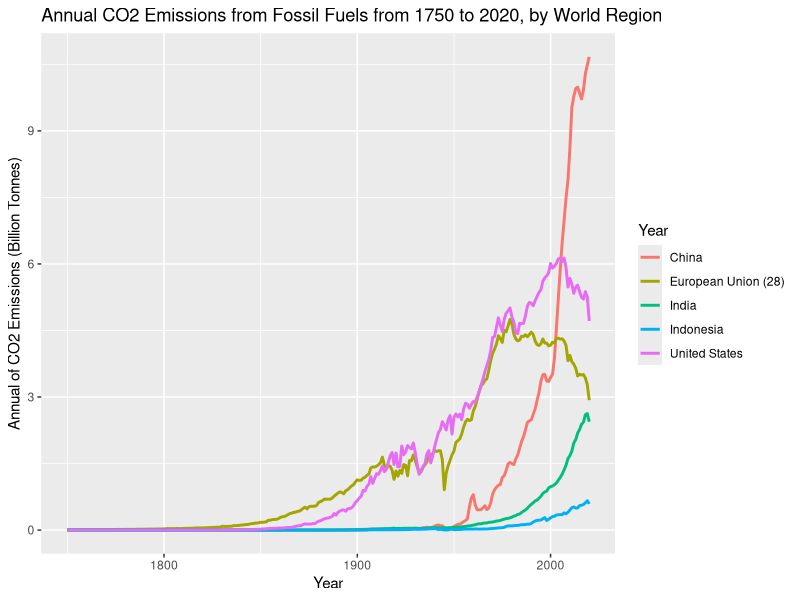
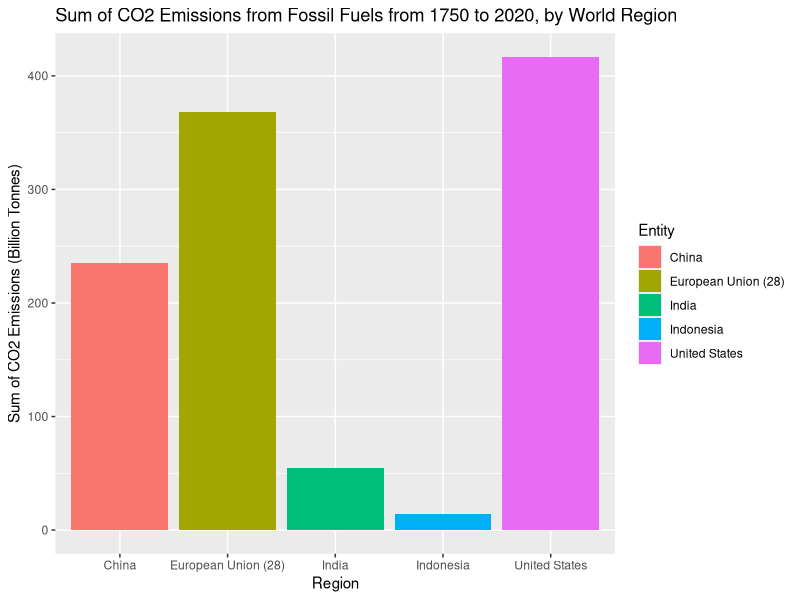
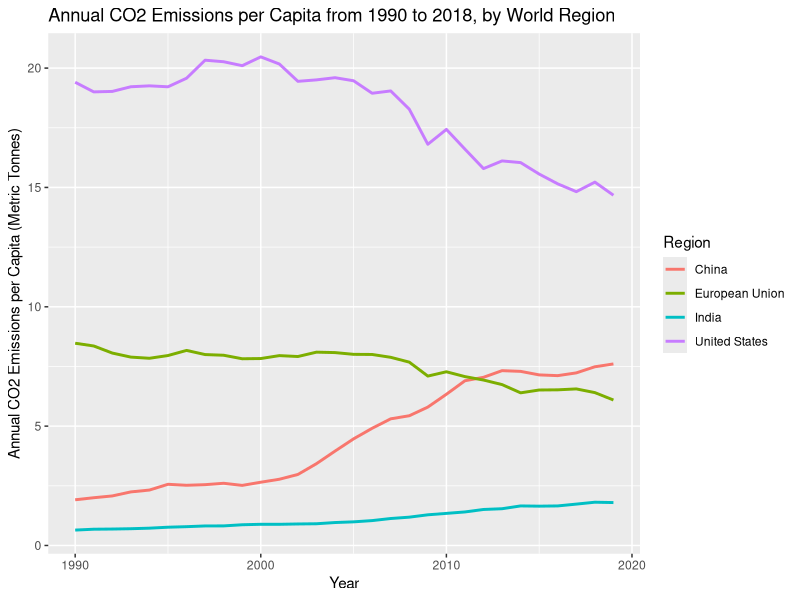
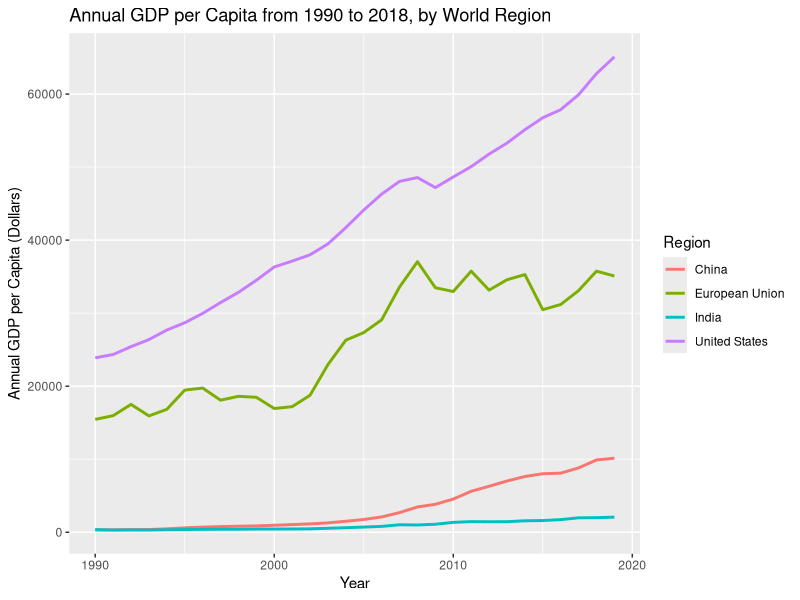
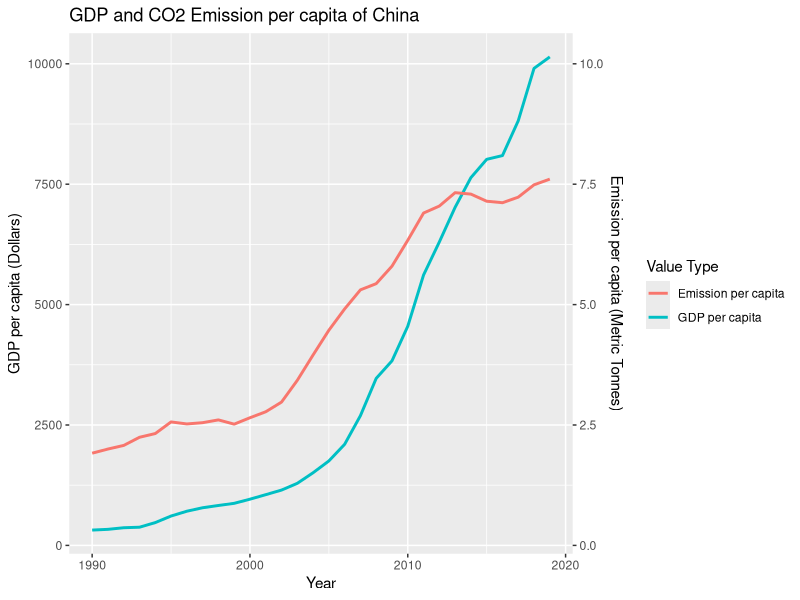

The R script that drew these images, in order: (Note: this script raises an error after producing the figures.)
packages <- c("tidyverse", "reshape2", "fauxnaif", "gganimate", "ggthemes",
              "stringr", "gridExtra", "gifski", "png", "ggrepel")
lapply(packages, require, character.only = TRUE)

emission <- read.csv("annual-co-emissions-by-region.csv")
target <- c('Indonesia','India','China','European Union (28)','United States' )
emission %>% 
  group_by(Entity,Year)%>%
  filter(all(Entity %in% target))%>%
  ggplot(aes(y=Annual.CO2.emissions..zero.filled./10^9,x=Year, color=Entity))+
  labs(x="Year", y = "Annual of CO2 Emissions (Billion Tonnes)", 
       color="Year",
       title="Annual CO2 Emissions from Fossil Fuels from 1750 to 2020, by World Region")+
  geom_line(size=1)

emission %>% 
  group_by(Entity)%>%
  filter(all(Entity %in% target))%>%
  summarize(sum_ems=sum(Annual.CO2.emissions..zero.filled.),na.rm=T)%>%
  ggplot(aes(y=sum_ems/10^9,x=Entity,fill=Entity))+
  labs(x="Region", y = "Sum of CO2 Emissions (Billion Tonnes)", 
       color="Year",
       title="Sum of CO2 Emissions from Fossil Fuels from 1750 to 2020, by World Region")+
  geom_bar(stat='identity')

per_capita_target <- c('China','European Union','India','United States' )

per_capita_emission <- read.csv("emission_per_capita.csv")
per_capita_GDP <- read.csv("GDP_per_capita.csv")

drop <- c('Indicator.Name','Country.Code','Indicator.Code')
ems_country_data <- per_capita_emission[,!(names(per_capita_emission) %in% drop)]
ems_country_data_melt <- melt(ems_country_data, id='Country.Name')
ems_country_data_melt <- select(ems_country_data_melt, c("Country.Name","variable","value"))
names(ems_country_data_melt)[names(ems_country_data_melt) == "variable"] <- "Year"
names(ems_country_data_melt)[names(ems_country_data_melt) == "value"] <- "Emission_per_Capita"
ems_country_data_melt$Year = substr(ems_country_data_melt$Year,2,5)
ems_country_data_melt$Year = strtoi(ems_country_data_melt$Year)

gdp_country_data <- per_capita_GDP[,!(names(per_capita_GDP) %in% drop)]
gdp_country_data_melt <- melt(gdp_country_data, id='Country.Name')
gdp_country_data_melt <- select(gdp_country_data_melt, c("Country.Name","variable","value"))
names(gdp_country_data_melt)[names(gdp_country_data_melt) == "variable"] <- "Year"
names(gdp_country_data_melt)[names(gdp_country_data_melt) == "value"] <- "GDP_per_Capita"
gdp_country_data_melt$Year = substr(gdp_country_data_melt$Year,2,5)
gdp_country_data_melt$Year = strtoi(gdp_country_data_melt$Year)


per_capita_all <- merge(x=gdp_country_data_melt,y=ems_country_data_melt,by=c("Year","Country.Name"))

per_capita_all %>% 
  group_by(Country.Name,Year)%>%filter(all(Country.Name %in% per_capita_target))->res

per_capita_all %>% 
  group_by(Country.Name,Year)%>%
  filter(all(Country.Name %in% per_capita_target))%>%
  drop_na()%>%
  ggplot(aes(x=Year))+
  geom_line(aes(y=Emission_per_Capita,color=Country.Name),size=1)+
  labs(x="Year", y = "Annual CO2 Emissions per Capita (Metric Tonnes)", 
       color="Region",
       title="Annual CO2 Emissions per Capita from 1990 to 2018, by World Region")

#GDP per capita
per_capita_all %>% 
  group_by(Country.Name,Year)%>%
  filter(all(Country.Name %in% per_capita_target))%>%
  drop_na()%>%
  ggplot(aes(x=Year))+
  geom_line(aes(y=GDP_per_Capita,color=Country.Name),size=1)+
  labs(x="Year", y = "Annual GDP per Capita (Dollars)", 
       color="Region",
       title="Annual GDP per Capita from 1990 to 2018, by World Region")

#Relationship between GDP and CO2 Emission
per_capita_all %>% 
  group_by(Country.Name,Year)%>%
  filter(all(Country.Name=="China"))%>%
  drop_na()%>%
  ggplot(aes(x=Year))+
  geom_line(aes(y=GDP_per_Capita,color="GDP per capita"),size=1)+
  geom_line(aes(y=Emission_per_Capita*1000,color="Emission per capita"),size=1)+scale_y_continuous(
    name = "GDP per capita (Dollars)",
    sec.axis = sec_axis(~ . / 1000,name="Emission per capita (Metric Tonnes)")
  ) + 
  labs(x="Year", y = "Annual GDP per Capita (Dollars)", 
       color="Value Type",
       title="GDP and CO2 Emission per capita of China")


#Relationship between GDP and CO2 Emission
sel_country<-c('China','Brazil','Iran','Vietnam',
               'Indonesia','Philippines','India','South Africa',
               'United States','United Kingdom','European Union',
               'Germany','France','Canada','Finland','Japan','Argentina')
per_capita_all %>%
  group_by(Country.Name,Year)%>%
  filter(all(Country.Name %in% sel_country))%>%
  drop_na()%>%
  ggplot(aes(y = GDP_per_Capita, x = Emission_per_Capita)) +
  labs(x="Emissions per capita", y = "Annual GDP per capita (Dollars)") +
  geom_point(size=2,color='red',alpha=0.5)-> p

p + transition_time(Year) +
  geom_text(aes(label = Country.Name),check_overlap = T, nudge_y = -1200)+
  labs(title = "Emissions and Annual GDP per capita of {frame_time}") +
  anim_save("Emissions-GDP.gif", dpi=1200)

 #Oil Price and Consumption
oil_data <- read.csv("world-crude-oil-price-vs-oil-consumption.csv")
world_oil <- subset(oil_data,oil_data$Entity=='World')
coeff <- 2*10^-2
world_oil %>%
  drop_na()%>%
  ggplot(aes(x=Year))+
  geom_vline(xintercept=1979, linetype = "longdash",)+
  annotate(geom="text", x=1983, y=0.5, label="Energy Crisis", size=3) +
  geom_vline(xintercept=2008, linetype = "longdash",)+
  annotate(geom="text", x=2003, y=0.5, label="Great Depression", size=3) +
  geom_vline(xintercept=2019, linetype = "longdash",)+
  annotate(geom="text", x=2014, y=0.5, label="COVID Pandemic", size=3) +
  geom_line(aes(y=Oil.Consumption...Barrels/10^6,color='Oil Consumption'))+
  geom_line(aes(y=Oil...Crude.prices.since.1861..2021...*coeff,color='Crude Oil Prices'))+
  scale_y_continuous(
    name = "Oil Consumption (Million Cubic Meter)",
    sec.axis = sec_axis(~ . / coeff,name="Oil Price ($)")
  ) + 
  labs(x="Year", 
       color="Value Type",
       title="World Crude Price and Consumption")

#Electricity generation
electricity_data <- read.csv("power_generation.csv")
ele_data_melt <- melt(electricity_data, id='Period')
names(ele_data_melt)[names(ele_data_melt) == "variable"] <- "Energy Source"
names(ele_data_melt)[names(ele_data_melt) == "value"] <- "Quantity"
ele_data_melt$Quantity <- as.integer(gsub(",", "", ele_data_melt$Quantity))

ele_data_melt %>%
  group_by(Period)%>%
  drop_na()%>%
  ggplot(aes(fill=`Energy Source`, y=Quantity/1000000.0, x=Period)) + 
  geom_bar(position="stack", stat="identity")+
  scale_x_continuous(
    breaks=c(2010,2012,2014,2016,2018,2020)
  ) + 
  labs(x="Year", 
       y="Billion Megawatthours",
       title="US Electricty Generation from 2010 to 2020 by Sources")

#Global Electricity generation
global_ele_data <- read.csv("electricity-prod-source.csv")
filter(global_ele_data,Entity == "World")->world_ele
world_ele<- select(world_ele,-c('Entity','Code'))
world_ele_melt <- melt(world_ele, id='Year')
names(world_ele_melt)[names(world_ele_melt) == "variable"] <- "Energy Source"
names(world_ele_melt)[names(world_ele_melt) == "value"] <- "Quantity"

global_ele_share_data <- read.csv("share-elec-by-source.csv")
filter(global_ele_share_data,Entity == "World")->world_ele_share
world_ele_share<- select(world_ele_share,-c('Entity','Code'))
world_ele_share_melt <- melt(world_ele_share, id='Year')
names(world_ele_share_melt)[names(world_ele_share_melt) == "variable"] <- "Energy Source"
names(world_ele_share_melt)[names(world_ele_share_melt) == "value"] <- "Percentage"

world_ele_melt %>%
  filter(Year>=1990)%>%
  group_by(Year)%>%
  drop_na()%>%
  ggplot(aes(fill=`Energy Source`, y=Quantity, x=Year)) + 
  geom_area(position="stack", stat="identity")+
  labs(x="Year", 
       y="Amount of Electrity (TWh)",
       title="World Electricty Generation from 1990 to 2021 by Sources")->ele_amount_plot

world_ele_share_melt %>%
  filter(Year>=1990)%>%
  group_by(Year)%>%
  drop_na()%>%
  ggplot(aes(color=`Energy Source`, y=Percentage, x=Year)) + 
  geom_line(stat="identity")+
  labs(x="Year", 
       y="Percentage of Electricity")->ele_share_plot

grid.arrange(ele_amount_plot, ele_share_plot, ncol=1)->res
ggsave("electricity.jpg",res, width = 20, height = 20,dpi=500, units = "cm")

regions<-c('Oceania','Africa', 'Asia', 'South America', 'North America','Europe')
pop_data <- read.csv("world-population-by-region-with-projections.csv")
filter(pop_data,Entity %in% regions)->pop_sel
pop_sel <- select(pop_sel,-c('Code'))
names(world_ele_share_melt)[names(world_ele_share_melt) == "Entity"] <- "Region"

pop_sel %>%
  filter(Year>=1900)%>%
  group_by(Year)%>%
  drop_na()%>%
  ggplot(aes(fill=Entity, y=Population/10^9, x=Year)) + 
  geom_area(position="stack", stat="identity")+
  labs(x="Year", 
       y="Population (Billion)",
       title="World Population Projection from 1900 to 2100 by United Nations")
